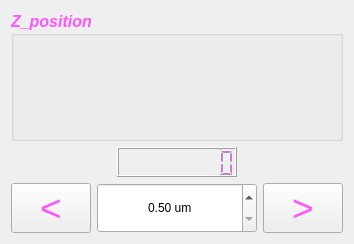
          <widget class="QWidget" name="tab">
           <attribute name="title">
            <string>Z_axis</string>
           </attribute>
           <layout class="QGridLayout" name="gridLayout_4">
            <item row="0" column="0">
             <layout class="QGridLayout" name="gridLayout_2">
              <item row="1" column="1">
               <widget class="QLCDNumber" name="lcd_Z_pos">
                <property name="sizePolicy">
                 <sizepolicy hsizetype="MinimumExpanding" vsizetype="Fixed">
                  <horstretch>0</horstretch>
                  <verstretch>0</verstretch>
                 </sizepolicy>
                </property>
                <property name="minimumSize">
                 <size>
                  <width>120</width>
                  <height>30</height>
                 </size>
                </property>
                <property name="palette">
                 <palette>
                  <active>
                   <colorrole role="WindowText">
                    <brush brushstyle="SolidPattern">
                     <color alpha="255">
                      <red>255</red>
                      <green>85</green>
                      <blue>255</blue>
                     </color>
                    </brush>
                   </colorrole>
                   <colorrole role="ButtonText">
                    <brush brushstyle="SolidPattern">
                     <color alpha="255">
                      <red>255</red>
                      <green>85</green>
                      <blue>255</blue>
                     </color>
                    </brush>
                   </colorrole>
                  </active>
                  <inactive>
                   <colorrole role="WindowText">
                    <brush brushstyle="SolidPattern">
                     <color alpha="255">
                      <red>255</red>
                      <green>85</green>
                      <blue>255</blue>
                     </color>
                    </brush>
                   </colorrole>
                   <colorrole role="ButtonText">
                    <brush brushstyle="SolidPattern">
                     <color alpha="255">
                      <red>255</red>
                      <green>85</green>
                      <blue>255</blue>
                     </color>
                    </brush>
                   </colorrole>
                  </inactive>
                  <disabled>
                   <colorrole role="WindowText">
                    <brush brushstyle="SolidPattern">
                     <color alpha="255">
                      <red>120</red>
                      <green>120</green>
                      <blue>120</blue>
                     </color>
                    </brush>
                   </colorrole>
                   <colorrole role="ButtonText">
                    <brush brushstyle="SolidPattern">
                     <color alpha="255">
                      <red>120</red>
                      <green>120</green>
                      <blue>120</blue>
                     </color>
                    </brush>
                   </colorrole>
                  </disabled>
                 </palette>
                </property>
                <property name="toolTip">
                 <string>current Z position</string>
                </property>
                <property name="digitCount">
                 <number>8</number>
                </property>
               </widget>
              </item>
              <item row="1" column="0">
               <spacer name="horizontalSpacer_3">
                <property name="orientation">
                 <enum>Qt::Horizontal</enum>
                </property>
                <property name="sizeHint" stdset="0">
                 <size>
                  <width>40</width>
                  <height>20</height>
                 </size>
                </property>
               </spacer>
              </item>
              <item row="2" column="0" colspan="3">
               <layout class="QHBoxLayout" name="horizontalLayout_2">
                <item>
                 <widget class="QPushButton" name="Z_axis_left">
                  <property name="sizePolicy">
                   <sizepolicy hsizetype="Fixed" vsizetype="Fixed">
                    <horstretch>0</horstretch>
                    <verstretch>0</verstretch>
                   </sizepolicy>
                  </property>
                  <property name="minimumSize">
                   <size>
                    <width>80</width>
                    <height>30</height>
                   </size>
                  </property>
                  <property name="palette">
                   <palette>
                    <active>
                     <colorrole role="ButtonText">
                      <brush brushstyle="SolidPattern">
                       <color alpha="255">
                        <red>255</red>
                        <green>85</green>
                        <blue>255</blue>
                       </color>
                      </brush>
                     </colorrole>
                    </active>
                    <inactive>
                     <colorrole role="ButtonText">
                      <brush brushstyle="SolidPattern">
                       <color alpha="255">
                        <red>255</red>
                        <green>85</green>
                        <blue>255</blue>
                       </color>
                      </brush>
                     </colorrole>
                    </inactive>
                    <disabled>
                     <colorrole role="ButtonText">
                      <brush brushstyle="SolidPattern">
                       <color alpha="255">
                        <red>120</red>
                        <green>120</green>
                        <blue>120</blue>
                       </color>
                      </brush>
                     </colorrole>
                    </disabled>
                   </palette>
                  </property>
                  <property name="font">
                   <font>
                    <family>Arial</family>
                    <pointsize>28</pointsize>
                    <weight>50</weight>
                    <bold>false</bold>
                    <stylestrategy>PreferDefault</stylestrategy>
                   </font>
                  </property>
                  <property name="text">
                   <string>&lt;</string>
                  </property>
                  <property name="autoDefault">
                   <bool>false</bool>
                  </property>
                  <property name="default">
                   <bool>false</bool>
                  </property>
                  <property name="flat">
                   <bool>false</bool>
                  </property>
                 </widget>
                </item>
                <item>
                 <widget class="QDoubleSpinBox" name="Step_Z_axis">
                  <property name="sizePolicy">
                   <sizepolicy hsizetype="MinimumExpanding" vsizetype="Fixed">
                    <horstretch>0</horstretch>
                    <verstretch>0</verstretch>
                   </sizepolicy>
                  </property>
                  <property name="minimumSize">
                   <size>
                    <width>160</width>
                    <height>50</height>
                   </size>
                  </property>
                  <property name="toolTip">
                   <string>Each Step size Z</string>
                  </property>
                  <property name="inputMethodHints">
                   <set>Qt::ImhFormattedNumbersOnly|Qt::ImhNoAutoUppercase|Qt::ImhPreferNumbers</set>
                  </property>
                  <property name="alignment">
                   <set>Qt::AlignCenter</set>
                  </property>
                  <property name="prefix">
                   <string/>
                  </property>
                  <property name="suffix">
                   <string> um</string>
                  </property>
                  <property name="decimals">
                   <number>2</number>
                  </property>
                  <property name="minimum">
                   <double>0.500000000000000</double>
                  </property>
                 </widget>
                </item>
                <item>
                 <widget class="QPushButton" name="Z_axis_right">
                  <property name="sizePolicy">
                   <sizepolicy hsizetype="Fixed" vsizetype="Fixed">
                    <horstretch>0</horstretch>
                    <verstretch>0</verstretch>
                   </sizepolicy>
                  </property>
                  <property name="minimumSize">
                   <size>
                    <width>80</width>
                    <height>50</height>
                   </size>
                  </property>
                  <property name="palette">
                   <palette>
                    <active>
                     <colorrole role="ButtonText">
                      <brush brushstyle="SolidPattern">
                       <color alpha="255">
                        <red>255</red>
                        <green>85</green>
                        <blue>255</blue>
                       </color>
                      </brush>
                     </colorrole>
                    </active>
                    <inactive>
                     <colorrole role="ButtonText">
                      <brush brushstyle="SolidPattern">
                       <color alpha="255">
                        <red>255</red>
                        <green>85</green>
                        <blue>255</blue>
                       </color>
                      </brush>
                     </colorrole>
                    </inactive>
                    <disabled>
                     <colorrole role="ButtonText">
                      <brush brushstyle="SolidPattern">
                       <color alpha="255">
                        <red>120</red>
                        <green>120</green>
                        <blue>120</blue>
                       </color>
                      </brush>
                     </colorrole>
                    </disabled>
                   </palette>
                  </property>
                  <property name="font">
                   <font>
                    <family>Arial</family>
                    <pointsize>28</pointsize>
                    <weight>50</weight>
                    <bold>false</bold>
                    <stylestrategy>PreferDefault</stylestrategy>
                   </font>
                  </property>
                  <property name="text">
                   <string>&gt;</string>
                  </property>
                 </widget>
                </item>
               </layout>
              </item>
              <item row="1" column="2">
               <spacer name="horizontalSpacer_4">
                <property name="orientation">
                 <enum>Qt::Horizontal</enum>
                </property>
                <property name="sizeHint" stdset="0">
                 <size>
                  <width>40</width>
                  <height>20</height>
                 </size>
                </property>
               </spacer>
              </item>
              <item row="0" column="0" colspan="3">
               <widget class="QGroupBox" name="Z_position">
                <property name="sizePolicy">
                 <sizepolicy hsizetype="MinimumExpanding" vsizetype="Fixed">
                  <horstretch>0</horstretch>
                  <verstretch>0</verstretch>
                 </sizepolicy>
                </property>
                <property name="minimumSize">
                 <size>
                  <width>0</width>
                  <height>130</height>
                 </size>
                </property>
                <property name="palette">
                 <palette>
                  <active>
                   <colorrole role="WindowText">
                    <brush brushstyle="SolidPattern">
                     <color alpha="255">
                      <red>255</red>
                      <green>85</green>
                      <blue>255</blue>
                     </color>
                    </brush>
                   </colorrole>
                   <colorrole role="ButtonText">
                    <brush brushstyle="SolidPattern">
                     <color alpha="255">
                      <red>255</red>
                      <green>85</green>
                      <blue>255</blue>
                     </color>
                    </brush>
                   </colorrole>
                  </active>
                  <inactive>
                   <colorrole role="WindowText">
                    <brush brushstyle="SolidPattern">
                     <color alpha="255">
                      <red>255</red>
                      <green>85</green>
                      <blue>255</blue>
                     </color>
                    </brush>
                   </colorrole>
                   <colorrole role="ButtonText">
                    <brush brushstyle="SolidPattern">
                     <color alpha="255">
                      <red>255</red>
                      <green>85</green>
                      <blue>255</blue>
                     </color>
                    </brush>
                   </colorrole>
                  </inactive>
                  <disabled>
                   <colorrole role="WindowText">
                    <brush brushstyle="SolidPattern">
                     <color alpha="255">
                      <red>120</red>
                      <green>120</green>
                      <blue>120</blue>
                     </color>
                    </brush>
                   </colorrole>
                   <colorrole role="ButtonText">
                    <brush brushstyle="SolidPattern">
                     <color alpha="255">
                      <red>120</red>
                      <green>120</green>
                      <blue>120</blue>
                     </color>
                    </brush>
                   </colorrole>
                  </disabled>
                 </palette>
                </property>
                <property name="font">
                 <font>
                  <family>Arial</family>
                  <pointsize>12</pointsize>
                  <weight>75</weight>
                  <italic>true</italic>
                  <bold>true</bold>
                  <stylestrategy>PreferAntialias</stylestrategy>
                 </font>
                </property>
                <property name="title">
                 <string>Z_position</string>
                </property>
               </widget>
              </item>
             </layout>
            </item>
           </layout>
          </widget>
